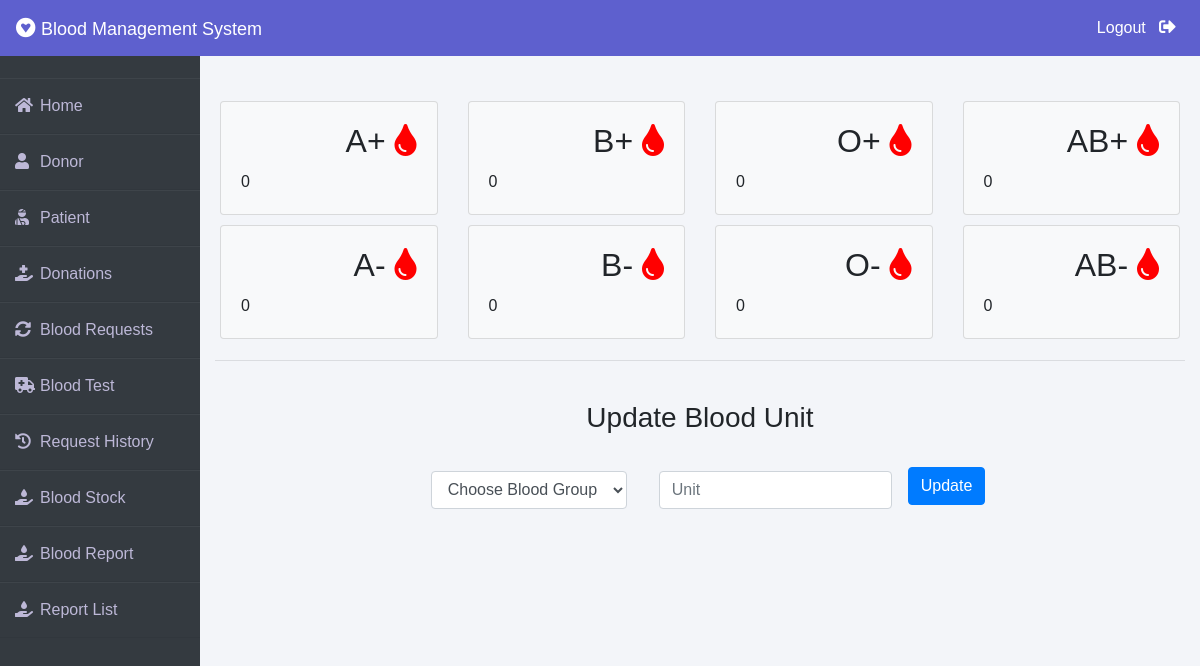
Page /admin-blood (signed in) on the earlier database version.
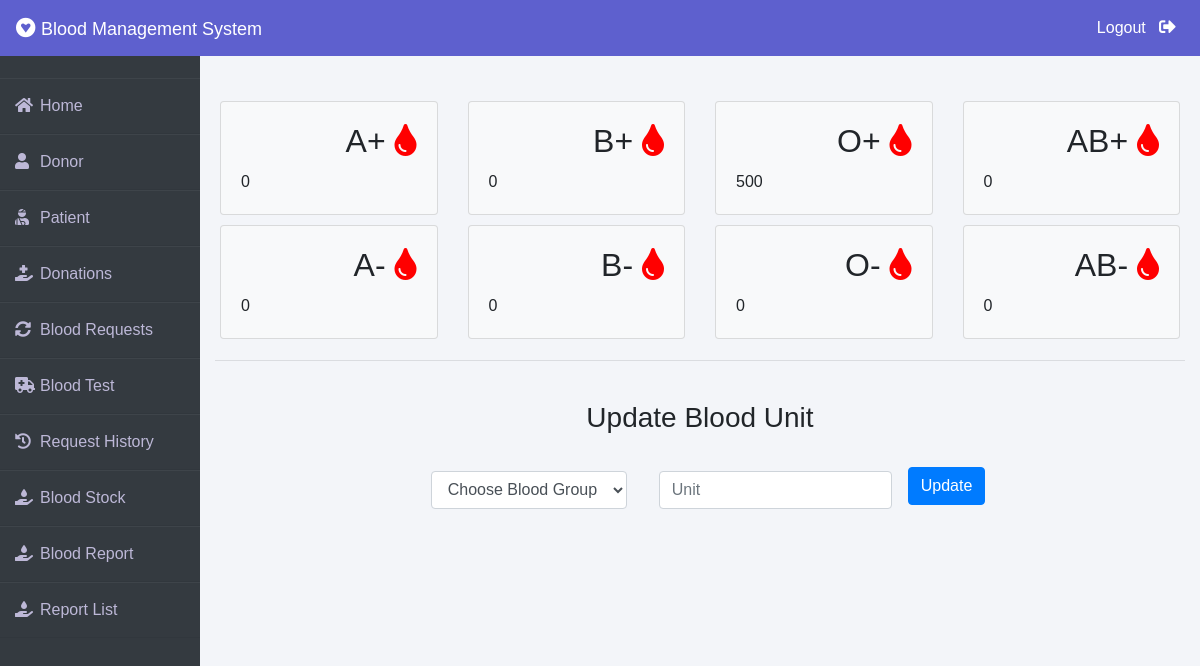
Same page on the later database version.
### blood/models.py (models this page shows, shortened)
class Stock(models.Model):
    bloodgroup=models.CharField(max_length=10)
    unit=models.PositiveIntegerField(default=0)

### blood/views.py (the view, shortened to what this page needs)
# urls.py: path('admin-blood', views.admin_blood_view,name='admin-blood'),
@login_required(login_url='adminlogin')
def admin_blood_view(request):
    dict={
        'bloodForm':forms.BloodForm(),
        'A1':models.Stock.objects.get(bloodgroup="A+"),
        'A2':models.Stock.objects.get(bloodgroup="A-"),
        'B1':models.Stock.objects.get(bloodgroup="B+"),
        'B2':models.Stock.objects.get(bloodgroup="B-"),
        'AB1':models.Stock.objects.get(bloodgroup="AB+"),
        'AB2':models.Stock.objects.get(bloodgroup="AB-"),
        'O1':models.Stock.objects.get(bloodgroup="O+"),
        'O2':models.Stock.objects.get(bloodgroup="O-"),
    }
    return render(request,'blood/admin_blood.html',context=dict)

### blood/forms.py
class BloodForm(forms.ModelForm):
    class Meta:
        model=models.Stock
        fields=['bloodgroup','unit']

### templates/blood/admin_blood.html (shortened to what this page needs)
{% extends 'blood/adminbase.html' %}
{% block content %}
{% load widget_tweaks %}
<br><br>
<div class="container">
    <div class="row">
      <div class="col-sm-3">
        <div class="card bg-light">
          <div class="card-body">
              <div class="blood">
                  <h2>A+ <i class="fas fa-tint"></i></h2>
              </div><br><br>
              <div>
                  {{A1.unit}}
              </div>
          </div>
        </div>
      </div>
      <div class="col-sm-3">
          <div class="card bg-light">
              <div class="card-body">
                  <div class="blood">
                      <h2>B+ <i class="fas fa-tint"></i></h2>
                  </div><br><br>
                  <div>
                    {{B1.unit}}
                  </div>
              </div>
            </div>
      </div>
      <div class="col-sm-3">
          <div class="card bg-light">
              <div class="card-body">
                  <div class="blood">
                      <h2>O+ <i class="fas fa-tint"></i></h2>
                  </div><br><br>
                  <div>
                    {{O1.unit}}
                  </div>
              </div>
            </div>
        </div>
        <div class="col-sm-3">
          <div class="card bg-light">
              <div class="card-body">
                  <div class="blood">
                      <h2>AB+ <i class="fas fa-tint"></i></h2>
                  </div><br><br>
                  <div>
                    {{AB1.unit}}
                  </div>
              </div>
            </div>
        </div>
    </div>
    <div class="row">
      <div class="col-sm-3">
        <div class="card bg-light">
          <div class="card-body">
              <div class="blood">
                  <h2>A- <i class="fas fa-tint"></i></h2>
              </div><br><br>
              <div>
                {{A2.unit}}
              </div>
          </div>
        </div>
      </div>
      <div class="col-sm-3">
          <div class="card bg-light">
              <div class="card-body">
                  <div class="blood">
                      <h2>B- <i class="fas fa-tint"></i></h2>
                  </div><br><br>
                  <div>
                    {{B2.unit}}
                  </div>
              </div>
            </div>
      </div>
      <div class="col-sm-3">
          <div class="card bg-light">
              <div class="card-body">
                  <div class="blood">
                      <h2>O- <i class="fas fa-tint"></i></h2>
                  </div><br><br>
                  <div>
                    {{O2.unit}}
                  </div>
              </div>
            </div>
        </div>
        <div class="col-sm-3">
          <div class="card bg-light">
              <div class="card-body">
                  <div class="blood">
                      <h2>AB- <i class="fas fa-tint"></i></h2>
                  </div><br><br>
                  <div>
                    {{AB2.unit}}
                  </div>
              </div>
            </div>
        </div>
    </div>
<hr>
<br>
<h3 class="text-center">Update Blood Unit</h3><br>
<div class="xyz">
    <form class="form-inline" method="POST">
        <div class="form-group mx-sm-3 mb-6">
            <select name="bloodgroup" class="form-control">
                <option disabled="disabled" selected="selected">Choose Blood Group</option>
            </select>
          </div>
        <div class="form-group mx-sm-3 mb-6">
          <input type="number" class="form-control" name="unit" placeholder="Unit">
        </div>
        <button type="submit" class="btn btn-primary mb-2">Update</button>
      </form>
</div>
</div>
{% endblock content %}

Differences in the rows shown:
changed Stock (number 3 of 8 on the later page): unit "0" → "500"
